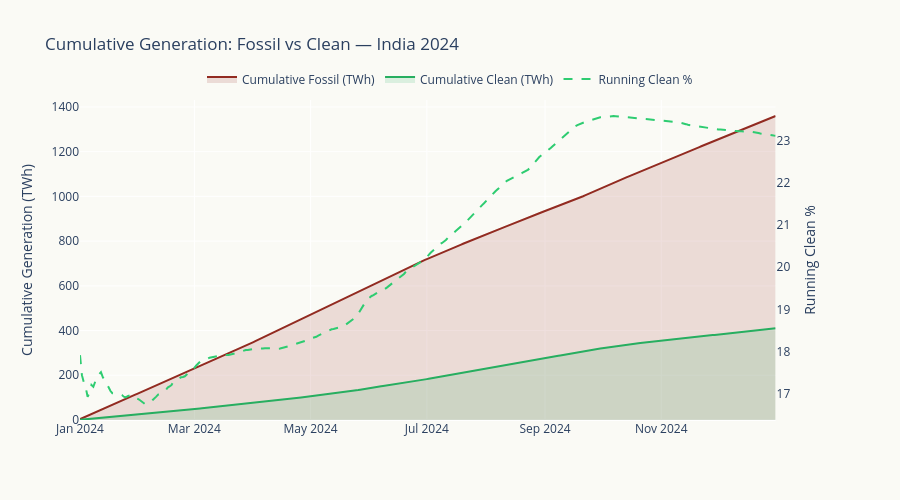

Notebook code cell kept with this figure:
### Markdown cell above
## 5. Cumulative Clean Energy Through the Year

### Code cell
# Cumulative generation: fossil vs clean
df24['cum_fossil'] = (df24['coal'] + df24['lignite'] + df24['gas']).cumsum()
df24['cum_clean'] = (df24['nuclear'] + df24['hydro'] + df24['renewables']).cumsum()
df24['cum_total'] = df24['total'].cumsum()
df24['cum_clean_pct'] = df24['cum_clean'] / df24['cum_total'] * 100

fig = make_subplots(specs=[[{'secondary_y': True}]])

fig.add_trace(go.Scatter(
    x=df24['date'], y=df24['cum_fossil']/1000,
    name='Cumulative Fossil (TWh)', mode='lines',
    line=dict(width=2, color='#922B21'),
    fill='tozeroy', fillcolor='rgba(146,43,33,0.15)',
    hovertemplate='Fossil: %{y:.0f} TWh<extra></extra>',
), secondary_y=False)

fig.add_trace(go.Scatter(
    x=df24['date'], y=df24['cum_clean']/1000,
    name='Cumulative Clean (TWh)', mode='lines',
    line=dict(width=2, color='#27AE60'),
    fill='tozeroy', fillcolor='rgba(39,174,96,0.15)',
    hovertemplate='Clean: %{y:.0f} TWh<extra></extra>',
), secondary_y=False)

fig.add_trace(go.Scatter(
    x=df24['date'], y=df24['cum_clean_pct'],
    name='Running Clean %', mode='lines',
    line=dict(width=2, color='#2ECC71', dash='dash'),
    hovertemplate='Running clean: %{y:.1f}%<extra></extra>',
), secondary_y=True)

fig.update_layout(
    title='Cumulative Generation: Fossil vs Clean — India 2024',
    hovermode='x unified',
    plot_bgcolor='#FAFAF5', paper_bgcolor='#FAFAF5',
    height=500,
    legend=dict(orientation='h', yanchor='bottom', y=1.02, x=0.5, xanchor='center'),
)
fig.update_yaxes(title_text='Cumulative Generation (TWh)', secondary_y=False)
fig.update_yaxes(title_text='Running Clean %', secondary_y=True, showgrid=False)
fig.show()

print(f'Year-end cumulative clean share: {df24["cum_clean_pct"].iloc[-1]:.1f}%')
print(f'Total clean generation: {df24["cum_clean"].iloc[-1]/1000:.0f} TWh')
print(f'Total fossil generation: {df24["cum_fossil"].iloc[-1]/1000:.0f} TWh')

### Figure 1 — Plotly figure (JSON) as saved in the notebook; plotly's stock layout.template omitted (floating-point values rounded to 4 significant figures; data arrays with more than 128 entries replaced by an {"elided": "..."} marker saying what was removed)
{"data": [{"fill": "tozeroy", "fillcolor": "rgba(146,43,33,0.15)", "hovertemplate": "Fossil: %{y:.0f} TWh<extra></extra>", "line": {"color": "#922B21", "width": 2}, "mode": "lines", "name": "Cumulative Fossil (TWh)", "type": "scatter", "x": {"elided": "366 str values"}, "xaxis": "x", "y": {"elided": "366 float values"}, "yaxis": "y"}, {"fill": "tozeroy", "fillcolor": "rgba(39,174,96,0.15)", "hovertemplate": "Clean: %{y:.0f} TWh<extra></extra>", "line": {"color": "#27AE60", "width": 2}, "mode": "lines", "name": "Cumulative Clean (TWh)", "type": "scatter", "x": {"elided": "366 str values"}, "xaxis": "x", "y": {"elided": "366 float values"}, "yaxis": "y"}, {"hovertemplate": "Running clean: %{y:.1f}%<extra></extra>", "line": {"color": "#2ECC71", "dash": "dash", "width": 2}, "mode": "lines", "name": "Running Clean %", "type": "scatter", "x": {"elided": "366 str values"}, "xaxis": "x", "y": {"elided": "366 float values"}, "yaxis": "y2"}], "layout": {"height": 500, "hovermode": "x unified", "legend": {"orientation": "h", "x": 0.5, "xanchor": "center", "y": 1.02, "yanchor": "bottom"}, "paper_bgcolor": "#FAFAF5", "plot_bgcolor": "#FAFAF5", "title": {"text": "Cumulative Generation: Fossil vs Clean — India 2024"}, "xaxis": {"anchor": "y", "domain": [0.0, 0.94]}, "yaxis": {"anchor": "x", "domain": [0.0, 1.0], "title": {"text": "Cumulative Generation (TWh)"}}, "yaxis2": {"anchor": "x", "overlaying": "y", "showgrid": false, "side": "right", "title": {"text": "Running Clean %"}}}}
